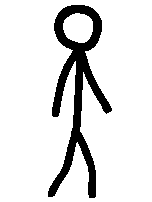
#> input picture src/walk_right.gif, 152 x 202 px
$ python 1.py
#> lines starting #> are read from the running program, lines starting #| are printed output that depends on the picture
from PIL import Image, ImageOps

def flip_gif_horizontal(input_path, output_path):
    """
    将输入的GIF文件水平翻转并保存为新的GIF
    :param input_path: 输入GIF文件路径
    :param output_path: 输出GIF文件路径
    """
#> called with input_path = 'walk_right.gif', output_path = 'output.gif'
    with Image.open(input_path) as img:
        # 提取GIF参数
#> img is the input picture: PIL image 152x202 P; mean R, G, B, A 0, 0, 0, 30.7
        frames = []
        durations = []
        loop = img.info.get('loop', 0)
#> loop = 0

        try:
            while True:
                # 处理每一帧
                frame = img.copy()
                flipped_frame = ImageOps.mirror(frame)  # 水平翻转
                frames.append(flipped_frame)
                durations.append(img.info['duration'])

                # 跳转到下一帧
                img.seek(img.tell() + 1)
#> this loop made 32 passes
#> pass 1, in flip_gif_horizontal, `flipped_frame = ImageOps.mirror(frame)`:
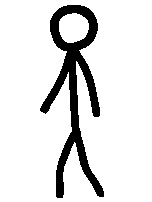
#> flipped_frame: PIL image 152x202 P; mean R, G, B, A 0, 0, 0, 30.7; transparent parts drawn white
#> pass 2, in flip_gif_horizontal, `frame = img.copy()`:
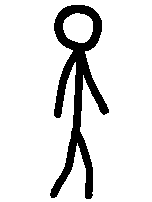
#> frame: PIL image 152x202 RGBA; mean R, G, B, A 0, 0, 0, 30.5; transparent parts drawn white
#> pass 2, in flip_gif_horizontal, `flipped_frame = ImageOps.mirror(frame)`:
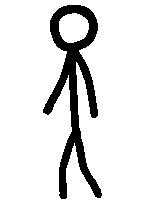
#> flipped_frame: PIL image 152x202 RGBA; mean R, G, B, A 0, 0, 0, 30.5; transparent parts drawn white
#> pass 3, in flip_gif_horizontal, `frame = img.copy()`:
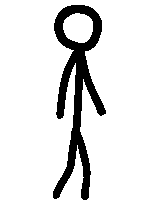
#> frame: PIL image 152x202 RGBA; mean R, G, B, A 0, 0, 0, 30.3; transparent parts drawn white
#> after the loop, durations = 32 values from 50 to 50; frames = 32 items

        except EOFError:
            pass  # 已处理所有帧

        # 保存翻转后的GIF
        if frames:
            frames[0].save(
                output_path,
                save_all=True,
                append_images=frames[1:],
                duration=durations,
                loop=loop
            )

# 使用示例
if __name__ == "__main__":
    flip_gif_horizontal("walk_right.gif", "output.gif")
